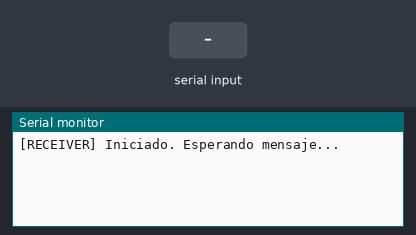
Bench run of a sketch on a simulated Arduino Uno, built with avr-gcc and run on an emulated ATmega328P. On the bench: the last lines printed to the serial monitor. The test bench sets the inputs (shaded band).

Above: at 2.2 s.
2.3 s: "1\n" received over the second serial link
At 3.5 s:
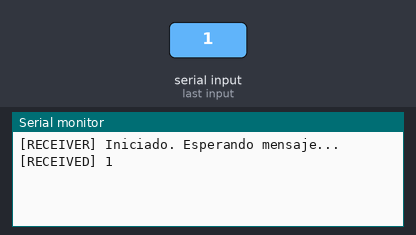
3.8 s: "0\n" received over the second serial link
At 4.6 s:
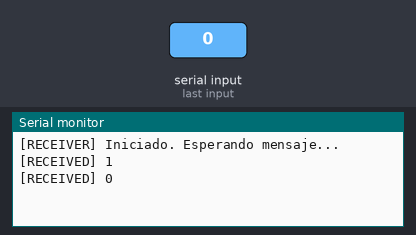
5.3 s: "2\n" received over the second serial link
At 5.8 s:
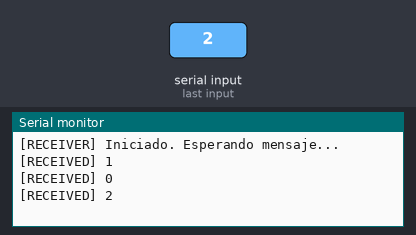

Measured:
- after the input at 2.3 s, the serial monitor: prints a new line at once (image 1)
- after the input at 3.8 s, the serial monitor: prints a new line at once (image 2)
- after the input at 5.3 s, the serial monitor: prints a new line at once (image 3)

The sketch:

SimpleReceiver.ino
```cpp
// SimpleReceiver.ino - Arduino Uno
// Recibe "HOLA" del Nano usando SoftwareSerial

#include <SoftwareSerial.h>

// RX en pin 11, TX en pin 10
SoftwareSerial serialSoft(11, 10);  // RX, TX

void setup() {
  Serial.begin(9600);  // Para debugging en Serial Monitor (USB)
  serialSoft.begin(4800);  // Comunicación con Nano
  delay(1000);
  Serial.println("[RECEIVER] Iniciado. Esperando mensaje...");
}

void loop() {
  if (serialSoft.available() > 0) {
    String mensaje = serialSoft.readStringUntil('\n');
    Serial.print("[RECEIVED] ");
    Serial.println(mensaje);
  }
}
```
